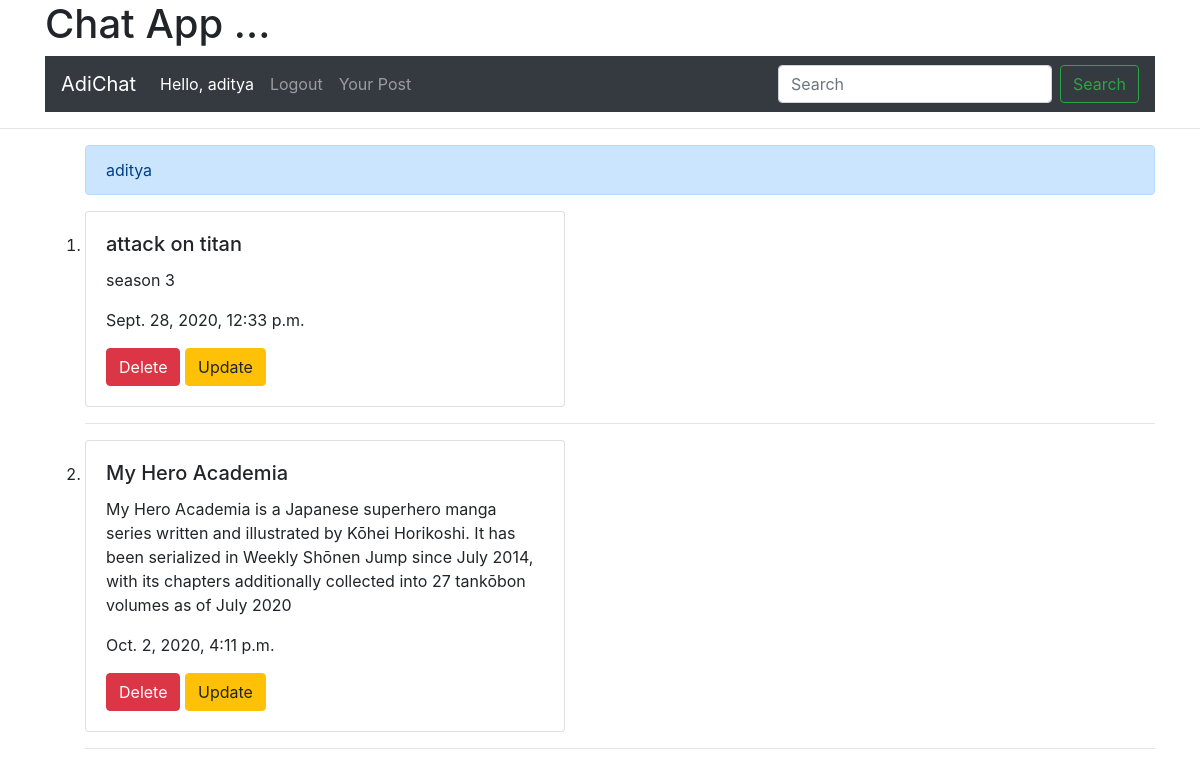
/user_post/?username=aditya (signed in), run on the app's committed database.
### chat/models.py (models this page shows, shortened)
class Full_chat(models.Model):
    user = models.ForeignKey(User, on_delete=models.CASCADE , null= True  )
    likes = models.ManyToManyField(User, related_name="tweet_user" , blank=True )
    content = models.TextField()
    follow = models.ManyToManyField(User, related_name="tweet_follow" , blank=True )
    message = models.TextField( null= True)
    images = models.ImageField(null=True , blank= True ,upload_to = "images/" )
    pub_date = models.DateTimeField(auto_now=False, auto_now_add=True, null=True)

### chat/views.py (the view)
# urls.py: path('user_post/', views.user_post , name='user_post') ,
def user_post(request) :
    chat = Full_chat.objects.all()
    username = request.GET.get('username')
    user_chat = chat.filter(user__username__iexact = username)
    context = {'user_chat':user_chat}
    return render(request, 'chat/user_post.html' ,context)

### templates/chat/user_post.html
{% extends 'chat/base.html'%}
{% block content %}
<hr>
<div class="container nav-wrapper">
{% if user.is_authenticated %}
<ol>
       <div class="alert alert-primary" role="alert">
  {{user.username}}
</div>
{% for chat in user_chat %}
 <li>
             <div class="card" style="width: 30rem;">
              <div class="card-body">
                <h5 class="card-title">{{ chat.content }}  </h5>
                <p class="card-text">{{ chat.message}}</p>
                  <p class="card-text">{{ chat.pub_date}}  </p>
                        <form action="/deleteChat/{{chat.id}}/"
                         style="display: inline;"
                         method="post">{% csrf_token %}
                        <input type="submit" value="Delete" class="btn btn-danger" />
                         </form>
                             <form action="/update_chat/{{chat.id}}/"
                             style="display: inline;"
                              method="post">{% csrf_token %}
                             <input type="submit" value="Update" class="btn btn-warning">
                             </form>
              </div>
            </div>
             <hr>
         </li>
         {% endfor %}
     </ol>
     {% else %}
                 <a class="btn btn-warning" data-toggle="collapse" href="/accounts/login/" role="button" aria-expanded="false" aria-controls="/accounts/login/">
                <h4>  You need to Login </h4>
                   </a>
          {% endif %}
</div>
{% endblock content %}

### templates/chat/base.html (shortened to what this page needs)
<!DOCTYPE html>
{% load static %}
<html lang="en">
<html>
    <head>
        <link rel="stylesheet" href="https://cdn.jsdelivr.net/npm/bootstrap@4.5.3/dist/css/bootstrap.min.css">
    </head>
<body>
        {% load static %}
         <div class="container nav-wrapper">
    <header>
             <h1>Chat App ...</h1>
     </header>
                   {% if user.is_authenticated %}
                        <nav class="navbar navbar-expand-lg navbar navbar-dark bg-dark">
                          <a class="navbar-brand" href="/chat/">AdiChat</a>
                                <div class="collapse navbar-collapse" id="navbarSupportedContent">
                            <ul class="navbar-nav mr-auto">
                              <li class="nav-item active">
                                <a class="nav-link active" href="#">Hello, {{ user.first_name }}</a>
                              </li>
                              <li class="nav-item">
                                <a class="nav-link" href="/accounts/logout/">Logout</a>
                              </li>
                                <li class="nav-item">
                                <a class="nav-link" href="/user_post/?username={{ user.first_name }}">Your Post</a>
                              </li>
                            </ul>
                            <form class="form-inline my-2 my-lg-0" action="" method="post">
                              <input class="form-control mr-sm-2" type="text" name="q" value="{{ request.GET.q }}" placeholder="Search" aria-label="Search">
                              <button class="btn btn-outline-success my-2 my-sm-0" type="submit">Search</button>
                            </form>
                          </div>
                        </nav>
                         </div>
                        {% endif %}
{% block content %}
 {% endblock content %}
</body>
</html>

### data on the page
Full_chat: content "attack on titan", message "season 3", pub_date "Sept. 28, 2020, 12:33 p.m."
Full_chat: content "My Hero Academia", message "My Hero Academia is a Japanese superhero manga series written and illustrated by Kōhei Horikoshi. It has been serialized in Weekly Shōnen Jump since July 2014, with its chapters additionally collected into 27 tankōbon volumes as of July 2020", pub_date "Oct. 2, 2020, 4:11 p.m."

### other printed values
{{ user.first_name }} "aditya"
{{ user.username }} "aditya"
